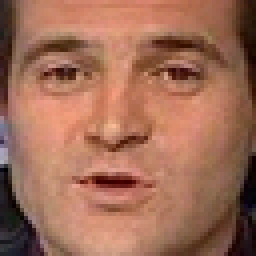
#> input picture cv10/images/sample/p11.bmp, 64 x 64 px (shown 4 times larger); its folder holds only this picture in this run
$ python main.py
#> lines starting #> are read from the running program, lines starting #| are printed output that depends on the picture
import cv2
import numpy as np
import matplotlib.pyplot as plt
import os
import glob

def plot_images(unknown_img, recognized_img):
    plt.figure(figsize=(8, 5))

    plt.subplot(1, 2, 1)
    plt.imshow(unknown_img)
    plt.title('Unknown Image')
    plt.axis('off')

    plt.subplot(1, 2, 2)
    plt.imshow(recognized_img)
    plt.title('Similar Image')
    plt.axis('off')

    plt.show()


def load_sample_images(path="images/sample"):
    image_files = glob.glob(os.path.join(path, "*.bmp"))

    images_gray = []
    images_color = []

    for file in image_files:
        img = cv2.imread(file)
        img_gray = cv2.cvtColor(img, cv2.COLOR_BGR2GRAY)

        images_color.append(img)
        images_gray.append(img_gray)

    return images_color, images_gray


def flatten_images(images):
    flattened = [img.flatten() for img in images]
    return np.array(flattened).T


def project_image(img_vector, mean_img, eigenvectors):
    return np.dot(eigenvectors.T, (img_vector - mean_img).flatten())


def compute_pca(data_matrix):
    mean_img = np.mean(data_matrix, axis=1, keepdims=True)

    A = data_matrix - mean_img
    L = np.dot(A.T, A)

    _, eigenvectors_small = np.linalg.eig(L)
    eigenvectors = np.dot(A, eigenvectors_small)

    return mean_img, eigenvectors


def prepare_gallery(sample_path="images/sample"):
    images_color, images_gray = load_sample_images(sample_path)
    X = flatten_images(images_gray)
    mean_img, eigenvectors = compute_pca(X)

    projections = []
    for i in range(X.shape[1]):
        proj = np.dot(eigenvectors.T, (X[:, i].reshape(-1, 1) - mean_img))
        projections.append(proj.flatten())
    projections = np.array(projections)

    return images_color, mean_img, eigenvectors, projections


def recognize_unknown(unknown_image_path, mean_img, eigenvectors, projections):
    unknown_img = cv2.imread(unknown_image_path)
    unknown_gray = cv2.cvtColor(unknown_img, cv2.COLOR_BGR2GRAY)
    unknown_vector = unknown_gray.flatten().reshape(-1, 1)

    unknown_proj = project_image(unknown_vector, mean_img, eigenvectors)

    min_dist = np.inf
    best_match_index = -1
    for i, proj in enumerate(projections):
        dist = np.linalg.norm(proj - unknown_proj)
        if dist < min_dist:
            min_dist = dist
            best_match_index = i

    return unknown_img, best_match_index


def main(unknown_image_path, sample_path="images/sample"):
    images_color, mean_img, eigenvectors, projections = prepare_gallery(sample_path)
#> in load_sample_images, img is the input picture: shape (64, 64, 3); mean B, G, R 86.8, 108.1, 159.7
#> in load_sample_images, `img_gray = cv2.cvtColor(img, cv2.COLOR_BGR2GRAY)`:
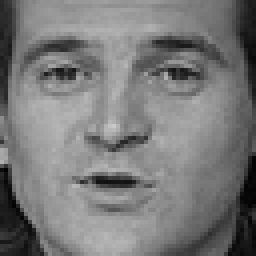
#> img_gray: shape (64, 64) (shown 4 times larger); min 0, max 201, mean 121.1
#> in prepare_gallery, `images_color, images_gray = load_sample_images(sample_path)`: images_color = 1 item
#> in prepare_gallery, `X = flatten_images(images_gray)`: X = 4096 values, max 201 at index 2012, min 0 at index 2689, mean 121.1
#> in compute_pca, `mean_img = np.mean(data_matrix, axis=1, keepdims=True)`: mean_img has the same summary as X in prepare_gallery
#> in compute_pca, `A = data_matrix - mean_img`: A = 4096 values from 0 to 0
#> in compute_pca, `L = np.dot(A.T, A)`: L = [0]
#> in compute_pca, `_, eigenvectors_small = np.linalg.eig(L)`: eigenvectors_small = [1]
#> in compute_pca, `eigenvectors = np.dot(A, eigenvectors_small)`: eigenvectors = 4096 values from 0 to 0
#> in prepare_gallery, `mean_img, eigenvectors = compute_pca(X)`: mean_img has the same summary as X
#> the loop in prepare_gallery, `for i in range(X.shape[1]):` made 1 pass
#> after the loop in prepare_gallery, `for i in range(X.shape[1]):`: projections = [[0]]
#> in prepare_gallery, `projections = np.array(projections)`: projections = [0]
#> images_color = 1 item; mean_img has the same summary as X in prepare_gallery; eigenvectors = 4096 values from 0 to 0; projections = [0]

    unknown_img, best_match_index = recognize_unknown(unknown_image_path, mean_img, eigenvectors, projections)
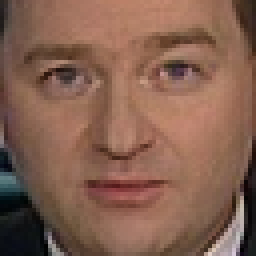
#> input picture cv10/images/unknown.bmp, 64 x 64 px (shown 4 times larger)
#> in recognize_unknown, unknown_img is the input picture: shape (64, 64, 3); mean B, G, R 79.7, 96.1, 132.5
#> in recognize_unknown, `unknown_gray = cv2.cvtColor(unknown_img, cv2.COLOR_BGR2GRAY)`:
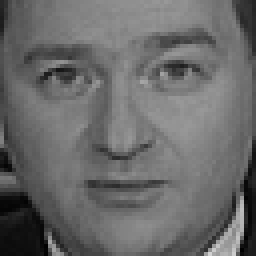
#> unknown_gray: shape (64, 64) (shown 4 times larger); min 1, max 209, mean 105.1
#> in recognize_unknown, `unknown_vector = unknown_gray.flatten().reshape(-1, 1)`: unknown_vector = 4096 values, max 209 at index 4084, min 1 at index 3837, mean 105.1
#> in recognize_unknown, `unknown_proj = project_image(unknown_vector, mean_img, eigenvectors)`: unknown_proj = [0]
#> the loop in recognize_unknown, `for i, proj in enumerate(projections):` made 1 pass
#> (proj, dist, min_dist, best_match_index) on pass 1: ([0], 0, 0, 0)
#> after the loop in recognize_unknown, `for i, proj in enumerate(projections):`: best_match_index = 0
#> best_match_index = 0

    best_match_img = images_color[best_match_index]

    unknown_rgb = cv2.cvtColor(unknown_img, cv2.COLOR_BGR2RGB)
    recognized_rgb = cv2.cvtColor(best_match_img, cv2.COLOR_BGR2RGB)
    plot_images(unknown_rgb, recognized_rgb)
#> in plot_images, `plt.show()`:
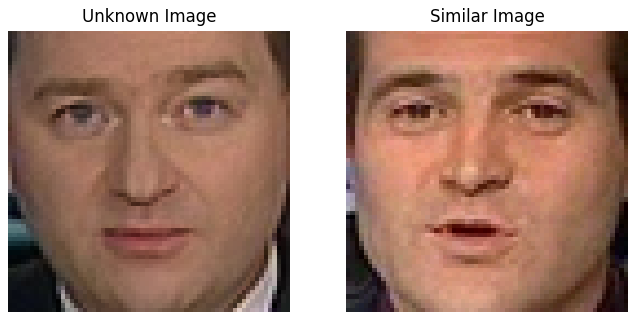
#> figure drawn by matplotlib, 2 panels


if __name__ == "__main__":
    plt.close("all")
    main("images/unknown.bmp")
